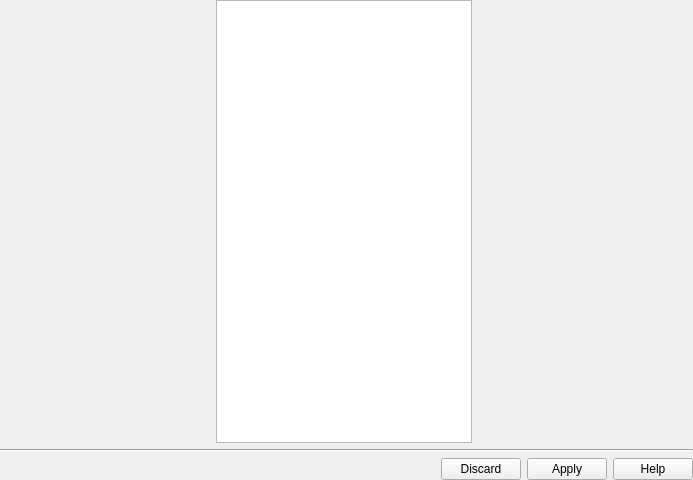
<?xml version="1.0" encoding="UTF-8"?>
<ui version="4.0">
 <class>preferencesWidget</class>
 <widget class="QWidget" name="preferencesWidget">
  <property name="geometry">
   <rect>
    <x>0</x>
    <y>0</y>
    <width>693</width>
    <height>480</height>
   </rect>
  </property>
  <property name="sizePolicy">
   <sizepolicy hsizetype="MinimumExpanding" vsizetype="MinimumExpanding">
    <horstretch>0</horstretch>
    <verstretch>0</verstretch>
   </sizepolicy>
  </property>
  <property name="windowTitle">
   <string>Form</string>
  </property>
  <layout class="QVBoxLayout" name="verticalLayout">
   <property name="margin">
    <number>0</number>
   </property>
   <item>
    <layout class="QHBoxLayout" name="horizontalLayout">
     <item>
      <widget class="QListWidget" name="listWidget">
       <property name="sizePolicy">
        <sizepolicy hsizetype="Fixed" vsizetype="MinimumExpanding">
         <horstretch>0</horstretch>
         <verstretch>0</verstretch>
        </sizepolicy>
       </property>
       <property name="minimumSize">
        <size>
         <width>256</width>
         <height>0</height>
        </size>
       </property>
       <property name="maximumSize">
        <size>
         <width>256</width>
         <height>16777215</height>
        </size>
       </property>
       <property name="focusPolicy">
        <enum>Qt::WheelFocus</enum>
       </property>
       <property name="horizontalScrollBarPolicy">
        <enum>Qt::ScrollBarAlwaysOff</enum>
       </property>
       <property name="alternatingRowColors">
        <bool>false</bool>
       </property>
       <property name="selectionBehavior">
        <enum>QAbstractItemView::SelectRows</enum>
       </property>
       <property name="iconSize">
        <size>
         <width>64</width>
         <height>64</height>
        </size>
       </property>
       <property name="movement">
        <enum>QListView::Static</enum>
       </property>
       <property name="isWrapping" stdset="0">
        <bool>true</bool>
       </property>
       <property name="layoutMode">
        <enum>QListView::SinglePass</enum>
       </property>
       <property name="spacing">
        <number>0</number>
       </property>
       <property name="gridSize">
        <size>
         <width>256</width>
         <height>72</height>
        </size>
       </property>
       <property name="modelColumn">
        <number>0</number>
       </property>
       <property name="uniformItemSizes">
        <bool>true</bool>
       </property>
       <property name="selectionRectVisible">
        <bool>true</bool>
       </property>
      </widget>
     </item>
     <item>
      <layout class="QGridLayout" name="mainLayout">
       <property name="leftMargin">
        <number>4</number>
       </property>
       <property name="spacing">
        <number>0</number>
       </property>
      </layout>
     </item>
    </layout>
   </item>
   <item>
    <widget class="Line" name="line">
     <property name="orientation">
      <enum>Qt::Horizontal</enum>
     </property>
    </widget>
   </item>
   <item>
    <layout class="QHBoxLayout" name="horizontalLayout_2">
     <item>
      <widget class="QDialogButtonBox" name="buttonBox">
       <property name="sizePolicy">
        <sizepolicy hsizetype="MinimumExpanding" vsizetype="Fixed">
         <horstretch>0</horstretch>
         <verstretch>0</verstretch>
        </sizepolicy>
       </property>
       <property name="standardButtons">
        <set>QDialogButtonBox::Apply|QDialogButtonBox::Discard|QDialogButtonBox::Help</set>
       </property>
      </widget>
     </item>
    </layout>
   </item>
  </layout>
  <zorder></zorder>
  <zorder>line</zorder>
 </widget>
 <resources>
  <include location="eewsgui.qrc"/>
 </resources>
 <connections/>
</ui>
